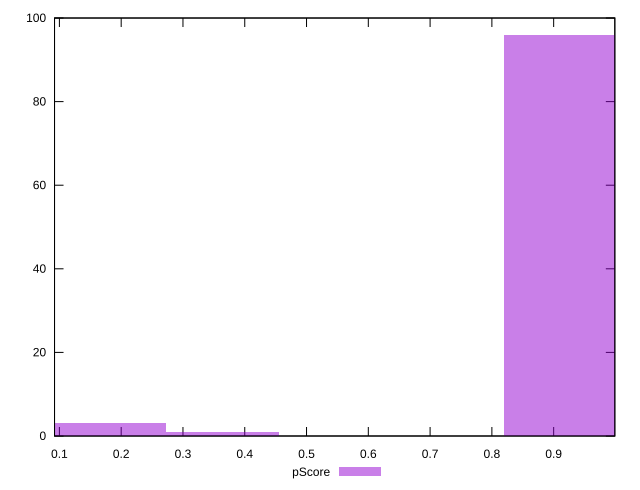

Write the gnuplot code that produced this figure.
reset

$pScore <<EOF
0.1821371541795521 3
0.9106857708977605 96
0.3642743083591042 1
EOF

set key outside below
set boxwidth 0.1821371541795521
set xrange [0.09212272983562375:0.9989921143956395]
set yrange [0:100]
set trange [0:100]
set style fill transparent solid 0.5 noborder
set terminal svg size 640, 490 enhanced background rgb 'white'
set output "reports/report_00031_2021-02-24T23-18-18.084Z/speed-index/samples/card/pScore/histogram.svg"

plot $pScore title "pScore" with boxes

reset
